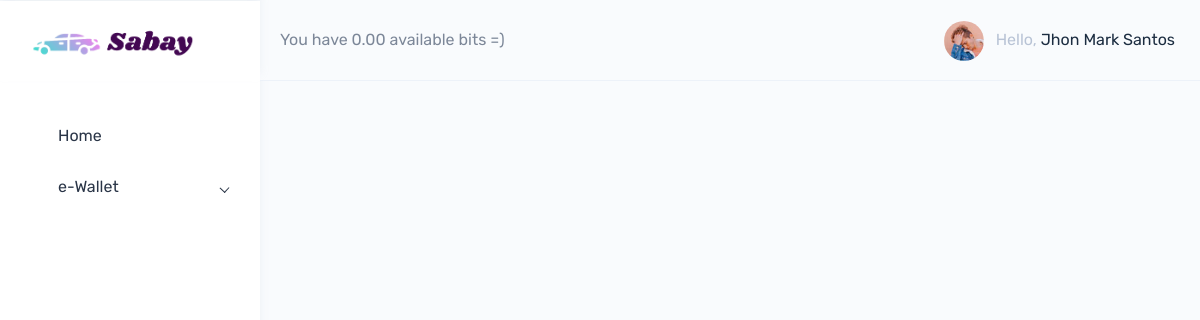
/user/index.php (signed in), run on the app's committed database.
### tables this page shows
CREATE TABLE `users` (
  `user_id` int(11) NOT NULL,
  `user_type` varchar(10) DEFAULT NULL,
  `user_fname` varchar(255) NOT NULL,
  `user_mname` varchar(255) DEFAULT NULL,
  `user_lname` varchar(255) NOT NULL,
  `user_contact_no` char(13) DEFAULT NULL,
  `user_email` varchar(255) NOT NULL,
  `user_password` varchar(255) NOT NULL,
  `user_barangay` varchar(255) NOT NULL,
  `user_city` varchar(255) NOT NULL,
  `user_province` varchar(255) NOT NULL,
  `user_id_type` varchar(255) DEFAULT NULL,
  `user_id_number` varchar(255) DEFAULT NULL,
  `user_id_rejected` tinyint(1) NOT NULL,
  `user_id_confirmed_at` timestamp NULL DEFAULT NULL,
  `user_verified_at` timestamp NULL DEFAULT NULL,
  `user_created_at` timestamp NOT NULL DEFAULT current_timestamp(),
  `user_balance` float(9,2) NOT NULL
);

### user/index.php (the view, shortened to what this page needs)
<?php
include '../includes/connection.php';
include_once '../includes/auth.php';
$sql = "SELECT * FROM users WHERE user_id=$id";
$result = $connection->query($sql);
$row = $result->fetch_assoc();
include_once '../user_components/head.php';
?>
<?php
include '../user_components/topbar.php';
include '../user_components/sidebar.php';
?>
    <?php
    include_once '../user_components/foot.php';
    ?>

### includes/connection.php (called while the page is built, shortened)
<?php
$home = "http://localhost/2ND YEAR/3RD TERM/carpool-app";
?>

### includes/auth.php (called while the page is built)
<?php
if (isset($_SESSION['auth_id'])) {
    $id = $_SESSION['auth_id'];
} else {
    $_SESSION['bg'] =  "warning";
    $_SESSION['message'] = "Please login first!";
    header('Location: ' . $home . '/login.php');
    exit;
}

### user/index.php (the view, shortened to what this page needs)
<?php
include '../includes/connection.php';
include_once '../includes/auth.php';
$sql = "SELECT * FROM users WHERE user_id=$id";
$result = $connection->query($sql);
$row = $result->fetch_assoc();
include_once '../user_components/head.php';
?>
<?php
include '../user_components/topbar.php';
include '../user_components/sidebar.php';
?>
    <?php
    include_once '../user_components/foot.php';
    ?>

### user_components/topbar.php (shortened to what this page needs)
</head>
<body >
    <div id="main-wrapper" data-theme="light" data-layout="vertical" data-navbarbg="skin6" data-sidebartype="full" data-sidebar-position="fixed" data-header-position="fixed" data-boxed-layout="full">
        <header class="topbar" data-navbarbg="skin6" >
            <nav class="navbar top-navbar navbar-expand-lg">
                <div class="navbar-header" data-logobg="skin6">
                    <div class="navbar-brand">
                        <a href="<?= $home . '/admin/index.php'?>">
                            <img src="../assets/img/header_logo.png" alt="" class="img-fluid">
                        </a>
                    </div>
                </div>
                <div class="navbar-collapse collapse" id="navbarSupportedContent">
                    <ul class="navbar-nav float-left me-auto ms-3 ps-1">
                       You have <?=  $row['user_balance'] ?> available bits =)
                    </ul>
                    <ul class="navbar-nav float-end">
                        <li class="nav-item dropdown">
                            <a class="nav-link dropdown-toggle" href="javascript:void(0)" data-bs-toggle="dropdown" aria-haspopup="true" aria-expanded="false">
                            <img src="../user_components/backend/assets/images/users/profile-pic.jpg" alt="user" class="rounded-circle" width="40">
                                <span class="ms-2 d-none d-lg-inline-block"><span>Hello,</span> <span class="text-dark"><?= $row['user_fname'] . ' ' . $row['user_lname'] ?></span> <i data-feather="chevron-down" class="svg-icon"></i></span>
                            </a>
                        </li>
                    </ul>
                </div>
            </nav>
        </header>

### data on the page
users: user_balance "0.00", user_fname "Jhon Mark", user_lname "Santos"
